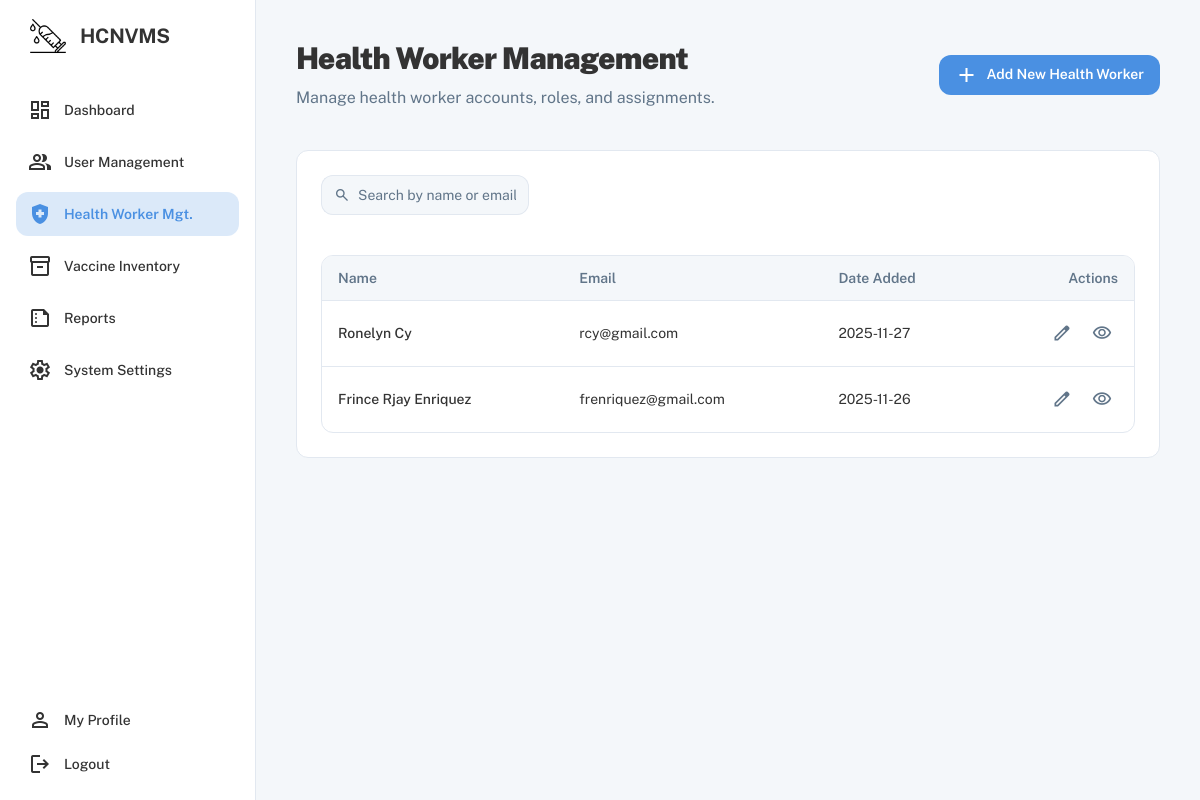
Screenshot of /admin/health_worker_management.php with the database file from the repository.
### tables this page shows
CREATE TABLE `users` (
  `id` int(10) UNSIGNED NOT NULL,
  `username` varchar(100) NOT NULL,
  `password_hash` varchar(255) NOT NULL,
  `role` enum('admin','health_worker','patient') NOT NULL DEFAULT 'patient',
  `full_name` varchar(255) DEFAULT NULL,
  `email` varchar(255) DEFAULT NULL,
  `created_at` timestamp NOT NULL DEFAULT current_timestamp(),
  `status` enum('active','inactive') NOT NULL DEFAULT 'active',
  `phone` varchar(30) DEFAULT NULL,
  `avatar_url` varchar(512) DEFAULT NULL,
  `last_login` datetime DEFAULT NULL,
  `updated_at` timestamp NULL DEFAULT NULL ON UPDATE current_timestamp()
);

### admin/health_worker_management.php (the view, shortened to what this page needs)
<?php
$mysqli = require __DIR__ . '/../config/db.php';
?>
<!DOCTYPE html>
<html class="light" lang="en">
<head>
	<script src="https://cdn.tailwindcss.com?plugins=forms,container-queries"></script>
</head>
<body class="font-display bg-background-light dark:bg-background-dark text-text-light dark:text-text-dark">
	<div class="relative flex min-h-screen w-full flex-row">
		<aside
			class="flex h-screen w-64 flex-col justify-between bg-surface dark:bg-surface-dark p-4 border-r border-border-light dark:border-border-dark sticky top-0">
			<div class="flex flex-col gap-8">
				<div class="flex items-center gap-3 px-3 text-primary">
					<img src="/HealthCenter/assets/hcnvms.png" alt="HCNVMS" class="h-10 w-auto" />
					<h2 class="text-text-light dark:text-text-dark text-xl font-bold leading-tight tracking-[-0.015em]">
						HCNVMS</h2>
				</div>
				<div class="flex flex-col gap-2">
					<a class="flex items-center gap-3 px-3 py-2.5 rounded-lg hover:bg-primary/10 dark:hover:bg-primary/20"
						href="/HealthCenter/admin/admin_dashboard.php">
						<span class="material-symbols-outlined">dashboard</span>
						<p class="text-sm font-medium leading-normal">Dashboard</p>
					</a>
					<a class="flex items-center gap-3 px-3 py-2.5 rounded-lg hover:bg-primary/10 dark:hover:bg-primary/20"
						href="/HealthCenter/admin/user_management.php">
						<span class="material-symbols-outlined">group</span>
						<p class="text-sm font-medium leading-normal">User Management</p>
					</a>
					<a class="flex items-center gap-3 px-3 py-2.5 rounded-lg bg-primary/20 text-primary"
						href="/HealthCenter/admin/health_worker_management.php">
						<span class="material-symbols-outlined"
							style="font-variation-settings: 'FILL' 1;">health_and_safety</span>
						<p class="text-sm font-semibold leading-normal">Health Worker Mgt.</p>
					</a>
					<a class="flex items-center gap-3 px-3 py-2.5 rounded-lg hover:bg-primary/10 dark:hover:bg-primary/20"
						href="/HealthCenter/admin/vaccine_inventory.php">
						<span class="material-symbols-outlined">inventory_2</span>
						<p class="text-sm font-medium leading-normal">Vaccine Inventory</p>
					</a>
					<a class="flex items-center gap-3 px-3 py-2.5 rounded-lg hover:bg-primary/10 dark:hover:bg-primary/20"
						href="/HealthCenter/admin/reports.php">
						<span class="material-symbols-outlined">summarize</span>
						<p class="text-sm font-medium leading-normal">Reports</p>
					</a>
					<a class="flex items-center gap-3 px-3 py-2.5 rounded-lg hover:bg-primary/10 dark:hover:bg-primary/20"
						href="/HealthCenter/admin/system_settings.php">
						<span class="material-symbols-outlined">settings</span>
						<p class="text-sm font-medium leading-normal">System Settings</p>
					</a>
				</div>
			</div>
			<div class="mt-auto flex flex-col gap-1">
				<a class="flex items-center gap-3 px-3 py-2 rounded-lg hover:bg-primary/10 dark:hover:bg-primary/20"
					href="/HealthCenter/admin/profile.php">
					<span class="material-symbols-outlined">person</span>
					<p class="text-sm font-medium">My Profile</p>
				</a>
				<a class="flex items-center gap-3 px-3 py-2 rounded-lg hover:bg-primary/10 dark:hover:bg-primary/20"
					href="/HealthCenter/auth/logout.php">
					<span class="material-symbols-outlined">logout</span>
					<p class="text-sm font-medium">Logout</p>
				</a>
			</div>
		</aside>
		<div class="flex flex-1 flex-col">
			<main class="flex flex-col flex-1 p-6 lg:p-10 gap-6 lg:gap-10">
				<div class="flex flex-wrap items-center justify-between gap-4">
					<div class="flex min-w-72 flex-col gap-2">
						<h1
							class="text-text-light dark:text-text-dark text-3xl font-black leading-tight tracking-tight">
							Health Worker Management</h1>
						<p
							class="text-text-secondary-light dark:text-text-secondary-dark text-base font-normal leading-normal">
							Manage health worker accounts, roles, and assignments.</p>
					</div>
					<button type="button" id="modalAddHWBtn"
						class="flex items-center justify-center gap-2 rounded-lg bg-primary text-white h-10 px-4 text-sm font-semibold leading-normal">
						<span class="material-symbols-outlined">add</span>
						<span>Add New Health Worker</span>
					</button>
				</div>
				<div
					class="flex flex-col gap-6 rounded-lg border border-border-light dark:border-border-dark p-6 bg-surface dark:bg-surface-dark">
					<div class="flex flex-wrap items-center justify-between gap-4">
						<div class="flex items-center gap-4">
							<label class="flex flex-col min-w-40 w-full sm:w-auto !h-10 max-w-64">
								<div class="flex w-full flex-1 items-stretch rounded-lg h-full">
									<div
										class="text-text-secondary-light dark:text-text-secondary-dark flex border border-border-light dark:border-border-dark bg-background-light dark:bg-background-dark items-center justify-center pl-3 rounded-l-lg border-r-0">
										<span class="material-symbols-outlined text-base">search</span>
									</div>
									<input id="hwSearchInput"
										class="form-input flex w-full min-w-0 flex-1 resize-none overflow-hidden rounded-lg text-text-light dark:text-text-dark focus:outline-0 focus:ring-2 focus:ring-primary/50 border border-border-light dark:border-border-dark bg-background-light dark:bg-background-dark h-full placeholder:text-text-secondary-light dark:placeholder:text-text-secondary-dark px-3 rounded-l-none border-l-0 pl-2 text-sm font-normal leading-normal"
										placeholder="Search by name or email..." />
								</div>
							</label>
						</div>
					</div>
					<div
						class="overflow-x-auto mt-4 rounded-lg border border-border-light dark:divide-border-dark bg-surface dark:bg-surface-dark">
						<table class="w-full text-left">
							<thead>
								<tr
									class="border-b border-border-light dark:border-border-dark bg-background-light dark:bg-background-dark">
									<th
										class="py-3 px-4 text-sm font-semibold text-text-secondary-light dark:text-text-secondary-dark">
										Name</th>
									<th
										class="py-3 px-4 text-sm font-semibold text-text-secondary-light dark:text-text-secondary-dark">
										Email</th>
									<th
										class="py-3 px-4 text-sm font-semibold text-text-secondary-light dark:text-text-secondary-dark">
										Date Added</th>
									<th
										class="py-3 px-4 text-sm font-semibold text-text-secondary-light dark:text-text-secondary-dark text-right">
										Actions</th>
								</tr>
							</thead>
							<tbody class="divide-y divide-border-light dark:divide-border-dark">
								<?php
								$hw_q = $mysqli->query("SELECT id, full_name, email, created_at FROM users WHERE role = 'health_worker' ORDER BY created_at DESC LIMIT 200");
								if ($hw_q) {
									while ($hw = $hw_q->fetch_assoc()) {
										$hid = (int) $hw['id'];
										?>
										<tr>
											<td class="py-3 px-4 text-sm font-medium text-text-light dark:text-text-dark">
												<?= htmlspecialchars($hw['full_name'] ?? '') ?></td>
											<td class="py-3 px-4 text-sm"><?= htmlspecialchars($hw['email'] ?? '') ?></td>
											<td class="py-3 px-4 text-sm">
												<?= htmlspecialchars(substr($hw['created_at'] ?? '', 0, 10)) ?></td>
											<td class="py-3 px-4 text-sm text-right">
												<div class="flex justify-end gap-2">
													<button type="button"
														class="p-1.5 rounded-md hover:bg-primary/10 text-text-secondary-light dark:text-text-secondary-dark hover:text-primary modal-hw-edit-btn"
														data-id="<?= $hid ?>"><span
															class="material-symbols-outlined text-xl">edit</span></button>
													<button type="button"
														class="p-1.5 rounded-md hover:bg-primary/10 text-text-secondary-light dark:text-text-secondary-dark hover:text-primary modal-hw-view-btn"
														data-id="<?= $hid ?>"><span
															class="material-symbols-outlined text-xl">visibility</span></button>
												</div>
											</td>
										</tr>
										<?php
									}
								} else {
									echo '<tr><td class="p-4" colspan="4">No health workers found.</td></tr>';
								}
								?>
							</tbody>
						</table>
					</div>
			</main>
		</div>
	</div>
</body>
</html>

### admin/health_worker_management.php (style rules this page uses)
.material-symbols-outlined { font-variation-settings: 'FILL' 0, 'wght' 400, 'GRAD' 0, 'opsz' 24; }

### rows the page displays
users: full_name "Ronelyn Cy", email "rcy@gmail.com", created_at "2025-11-27"
users: full_name "Frince Rjay Enriquez", email "frenriquez@gmail.com", created_at "2025-11-26"
